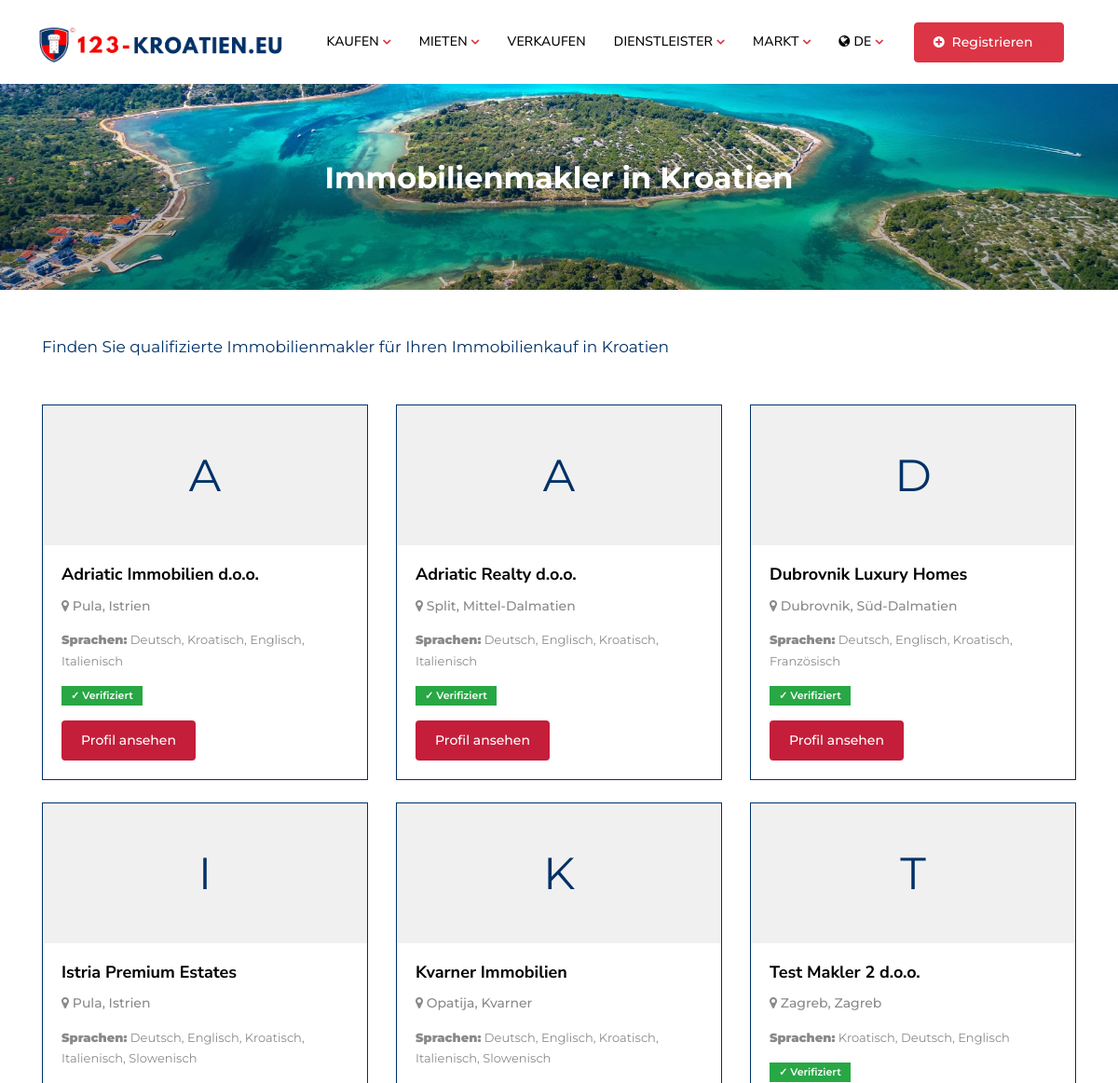
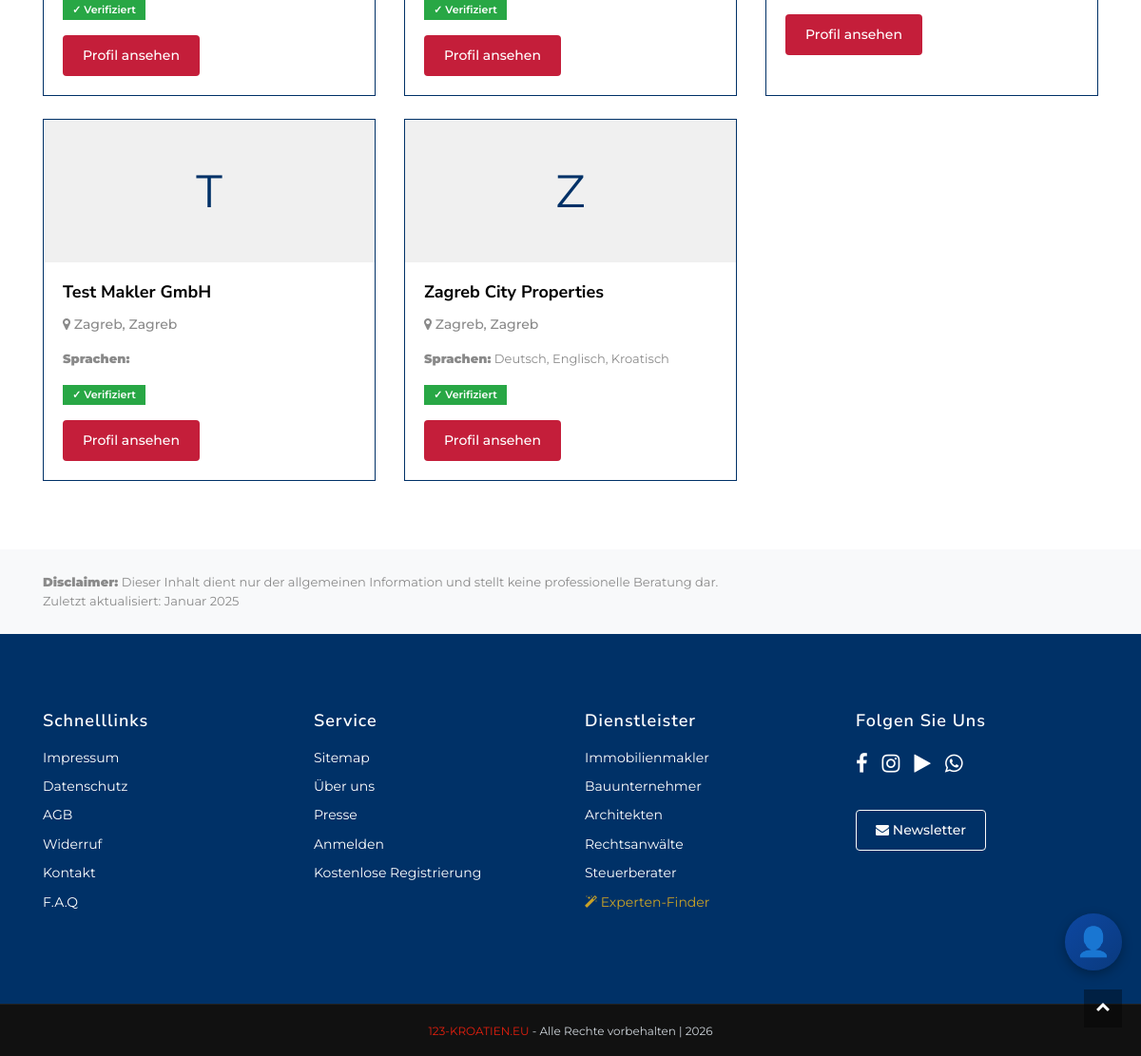
/ge/kroatien/immobilienmakler/, run on an earlier commit of the app's database (2 pictures, top to bottom).
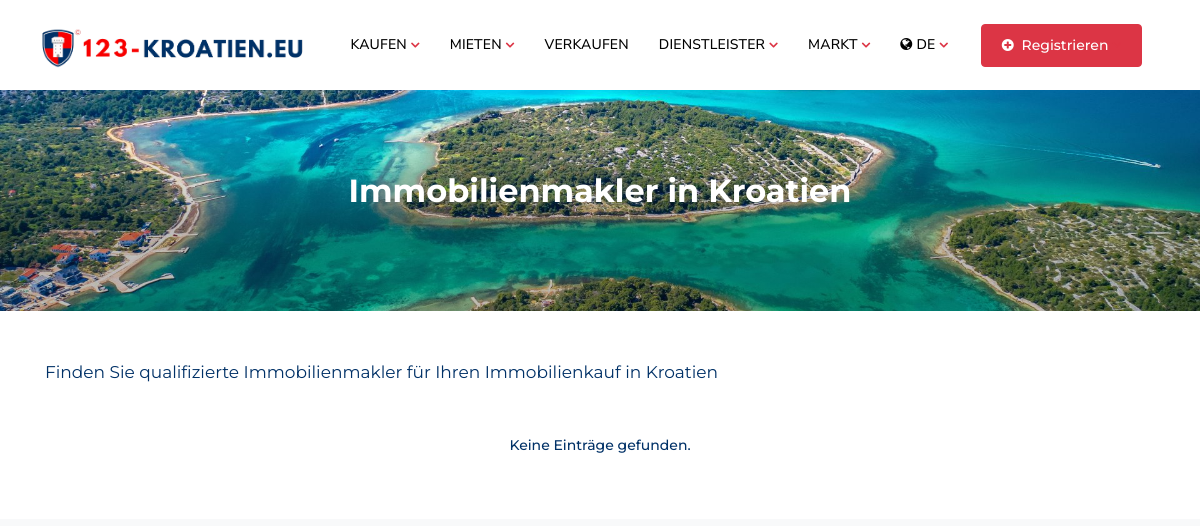
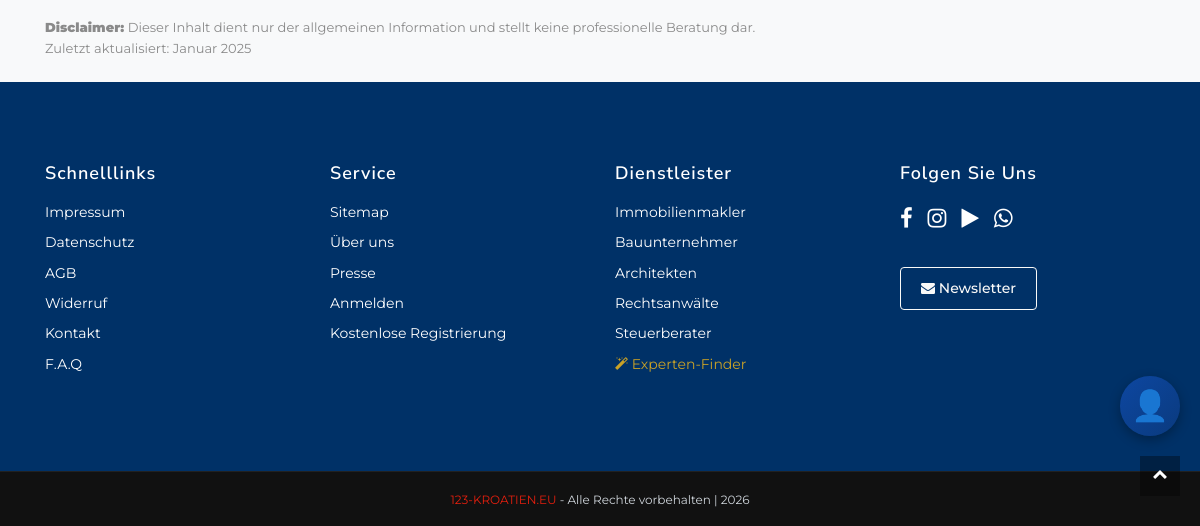
And on a later commit of the database (2 pictures, top to bottom).
### main/professional_models.py (models this page shows, shortened)
class Professional(models.Model):
    class Meta:
        verbose_name = "Registrierung"
        verbose_name_plural = "Professionals (Registrierungen)"
    id = models.UUIDField(default=uuid.uuid4, unique=True, primary_key=True, editable=False)
    user = models.OneToOneField(User, on_delete=models.SET_NULL, null=True, blank=True, related_name='professional_profile')
    has_portal_access = models.BooleanField(default=False, help_text='Zugang zum Makler-Portal')
    professional_type = models.CharField(max_length=50, choices=PROFESSIONAL_TYPES)
    name = models.CharField(max_length=200)  # Name oder Firmenname
    email = models.EmailField(max_length=500)
    phone = models.CharField(max_length=50, blank=True, null=True)
    city = models.CharField(max_length=100)
    region = models.CharField(max_length=50, choices=REGIONS)
    address = models.CharField(max_length=300, blank=True, null=True)
    service_regions = models.CharField(max_length=500, blank=True, null=True)  # Komma-getrennt
    languages_spoken = models.CharField(max_length=200)
    company_name = models.CharField(max_length=200, blank=True, null=True)
    website = models.URLField(blank=True, null=True)
    logo = models.ImageField(upload_to='professionals/logos/', blank=True, null=True)
    portrait = models.ImageField(upload_to='professionals/portraits/', blank=True, null=True)
    id_document = models.FileField(upload_to='professionals/verification/id/', blank=True, null=True,
                                   help_text='Personalausweis oder Reisepass (PDF/JPG)')
    business_document = models.FileField(upload_to='professionals/verification/business/', blank=True, null=True,
                                         help_text='Handelsregisterauszug, Kammerbescheinigung, etc.')
    verification_notes = models.TextField(blank=True, null=True,
                                          help_text='Interne Notizen zur Verifizierung')
    verified_by = models.CharField(max_length=100, blank=True, null=True,
                                   help_text='Name des Mitarbeiters der verifiziert hat')
    verification_date = models.DateTimeField(blank=True, null=True)
    profile_text_style = models.CharField(max_length=50, blank=True, null=True,
                                          help_text='Stil des gewählten Profiltextes')
    profile_text_original = models.TextField(blank=True, null=True,
                                             help_text='Originaltext in der Eingabesprache')
    failed_attempts = models.IntegerField(default=0)
    blocked_until = models.DateTimeField(blank=True, null=True)
    registration_ip = models.GenericIPAddressField(blank=True, null=True)
    registration_number = models.CharField(max_length=100, blank=True, null=True)
    oib_number = models.CharField(max_length=20, blank=True, null=True)  # Kroatische Steuernummer
    slug = models.SlugField(max_length=200, unique=True)
    is_active = models.BooleanField(default=False)
    is_verified = models.BooleanField(default=False)
    verified_at = models.DateTimeField(blank=True, null=True)
    totp_secret = models.CharField(max_length=32, blank=True, null=True)
    totp_enabled = models.BooleanField(default=False)
    totp_verified = models.BooleanField(default=False)
    must_setup_2fa = models.BooleanField(default=True, help_text='Muss 2FA bei erstem Login einrichten')
    email_2fa_enabled = models.BooleanField(default=True, help_text='2FA per E-Mail aktiviert')
    email_2fa_code = models.CharField(max_length=6, blank=True, null=True)
    email_2fa_code_created = models.DateTimeField(blank=True, null=True)
    created_at = models.DateTimeField(auto_now_add=True)
    updated_at = models.DateTimeField(auto_now=True)
    class Meta:
        verbose_name = "Registrierung"
        verbose_name_plural = "Professionals"
        ordering = ["-created_at"]

### main/professional_views.py (the view)
# urls.py: path('<str:country>/immobilienmakler/', professional_list, {'category': 'immobilienmakler'}, name='professionals_agent_ge'),
def professional_list(request, country, category):
    lang = get_lang_from_request(request, country)
    professional_type = None
    for ptype, urls in CATEGORY_URLS.items():
        if category in urls.values():
            professional_type = ptype
            break
    if not professional_type:
        raise Http404("Kategorie nicht gefunden")
    professionals = Professional.objects.filter(
        professional_type=professional_type,
        is_active=True
    ).order_by("name")
    trans = TRANSLATIONS.get(lang, TRANSLATIONS["ge"])
    cat_trans = trans.get(professional_type, {})
    url_paths = CATEGORY_URLS.get(professional_type, {})
    country_name = COUNTRY_NAMES.get(lang, "kroatien")
    professionals_with_translations = []
    for prof in professionals:
        prof.translated_region = translate_region(prof.region, lang)
        prof.translated_languages = translate_languages(prof.languages_spoken, lang)
        professionals_with_translations.append(prof)
    return render(request, "main/professional_list.html", {
        "professionals": professionals_with_translations,
        "professional_type": professional_type,
        "title": cat_trans.get("title", ""),
        "subtitle": cat_trans.get("subtitle", ""),
        "trans": trans,
        "lang": lang,
        "country_name": country_name,
        "url_path": url_paths.get(lang, category),
    })

### main/context_processors.py (called while the page is built)
def set_language(request):
    lang = request.session.get('site_language', 'ge')
    activate(lang)
    return {'language': lang}

### main/professional_views.py (called while the page is built)
def translate_languages(languages_str, lang):
    if not languages_str:
        return ""
    lang_trans = LANGUAGE_TRANSLATIONS.get(lang, LANGUAGE_TRANSLATIONS["ge"])
    parts = [p.strip() for p in languages_str.split(",")]
    translated = []
    de_to_code = {"Deutsch": "de", "Englisch": "en", "Kroatisch": "hr", "Italienisch": "it", "Französisch": "fr", "Slowenisch": "sl", "Ungarisch": "hu"}
    for p in parts:
        code = de_to_code.get(p, p.lower()[:2])
        translated.append(lang_trans.get(code, p))
    return ", ".join(translated)

def get_lang_from_request(request, country):
    session_lang = request.session.get("site_language")
    if session_lang:
        return session_lang
    lang = COUNTRY_TO_LANG.get(country)
    if lang:
        return lang
    return "ge"

### templates/main/professional_list.html
{% extends 'include/base.html' %}
{% load static %}
{% block body %}
<div class="faqHeaderBg bg-theme-overlay">
  <section class="section__breadcrumb">
    <div class="container">
      <div class="row d-flex justify-content-center">
        <div class="col-md-8 text-center">
          <h1 class="text-white" style="font-weight: bold; font-size: 2rem">
            {{ title }}
          </h1>
        </div>
      </div>
    </div>
  </section>
</div>
<section class="bg-white py-5">
  <div class="container">
    <p class="lead mb-5" style="color: #003167;">{{ subtitle }}</p>
    <div class="row">
      {% for professional in professionals %}
      <div class="col-md-4 mb-4">
        <div class="card h-100" style="border-color: #003167;">
          {% if professional.logo %}
          <img src="{{ professional.logo.url }}" class="card-img-top p-3" alt="{{ professional.name }}" style="max-height: 150px; object-fit: contain;">
          {% else %}
          <div class="card-img-top p-3 d-flex align-items-center justify-content-center" style="height: 150px; background-color: #f0f0f0;">
            <span style="font-size: 3rem; color: #003167;">{{ professional.name|slice:":1" }}</span>
          </div>
          {% endif %}
          <div class="card-body">
            <h5 class="card-title" style="color: #003167;">{{ professional.name }}</h5>
            <p class="card-text text-muted">
              <i class="fa fa-map-marker"></i> {{ professional.city }}, {{ professional.translated_region }}
            </p>
            <p class="card-text">
              <small><strong>{{ trans.languages }}:</strong> {{ professional.translated_languages }}</small>
            </p>
            {% if professional.is_verified %}
            <span class="badge" style="background-color: #28a745; color: white;">✓ {{ trans.verified }}</span>
            {% endif %}
            <div class="mt-3">
              <a href="/{{ lang }}/{{ country_name }}/{{ url_path }}/{{ professional.slug }}/" class="btn" style="background-color: #c41e3a; color: white;">
                {{ trans.view_profile }}
              </a>
            </div>
          </div>
        </div>
      </div>
      {% empty %}
      <div class="col-12">
        <p class="text-center" style="color: #003167;">{{ trans.no_entries }}</p>
      </div>
      {% endfor %}
    </div>
  </div>
</section>
<section class="py-4" style="background-color: #f8f9fa;">
  <div class="container">
    <p class="small text-muted mb-0">
      <strong>Disclaimer:</strong> {{ trans.disclaimer }}
      <br>{{ trans.last_updated }}: Januar 2025
    </p>
  </div>
</section>
{% endblock %}

What changed in the data, as far as the page shows it:
removed Professional: name "A", name "Adriatic Immobilien d.o.o.", city "Pula", translated_region "Istrien", translated_languages "Deutsch, Kroatisch, Englisch, Italienisch"
removed Professional: name "A", name "Adriatic Realty d.o.o.", city "Split", translated_region "Mittel-Dalmatien", translated_languages "Deutsch, Englisch, Kroatisch, Italienisch"
removed Professional: name "D", name "Dubrovnik Luxury Homes", city "Dubrovnik", translated_region "Süd-Dalmatien", translated_languages "Deutsch, Englisch, Kroatisch, Französisch"
removed Professional: name "I", name "Istria Premium Estates", city "Pula", translated_region "Istrien", translated_languages "Deutsch, Englisch, Kroatisch, Italienisch, Slowenisch"
removed Professional: name "K", name "Kvarner Immobilien", city "Opatija", translated_region "Kvarner", translated_languages "Deutsch, Englisch, Kroatisch, Italienisch, Slowenisch"
removed Professional: name "T", name "Test Makler 2 d.o.o.", city "Zagreb", translated_region "Zagreb", translated_languages "Kroatisch, Deutsch, Englisch"
removed Professional: name "T", name "Test Makler GmbH", city "Zagreb", translated_region "Zagreb"
removed Professional: name "Z", name "Zagreb City Properties", city "Zagreb", translated_region "Zagreb", translated_languages "Deutsch, Englisch, Kroatisch"
Also different on the page:
{{ trans.no_entries }}: (not shown) → "Keine Einträge gefunden."
